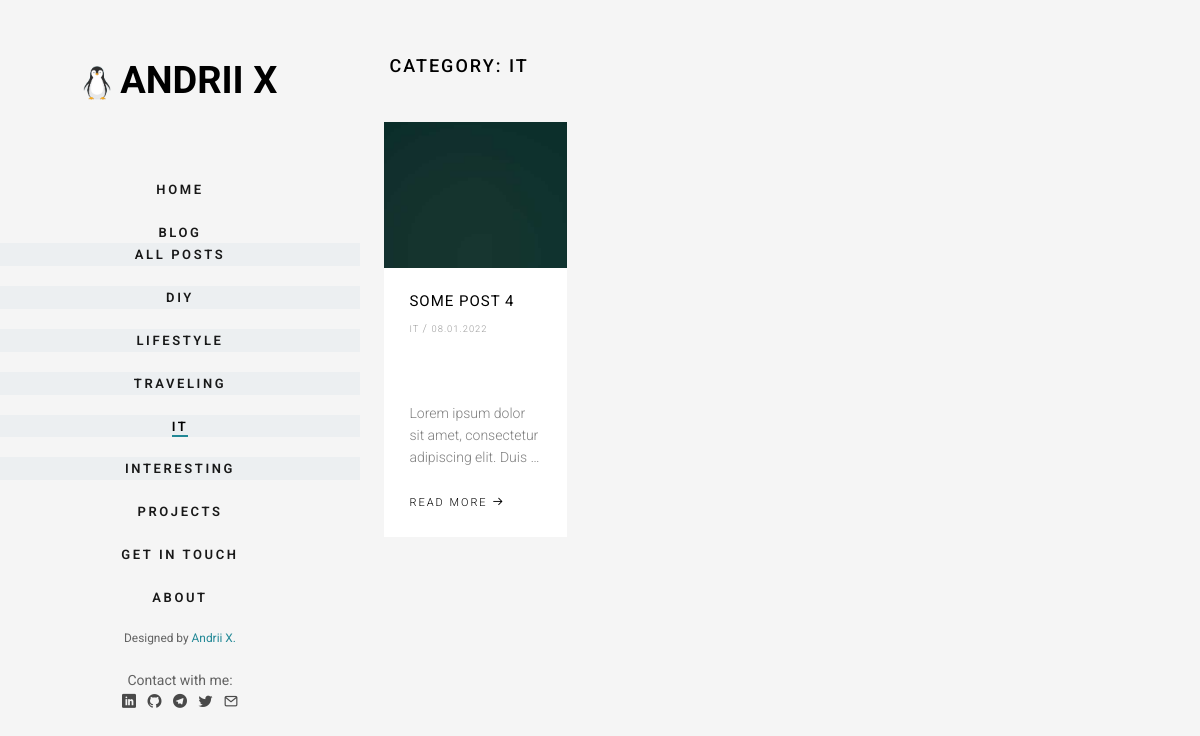
Page /category/it on the earlier database version.
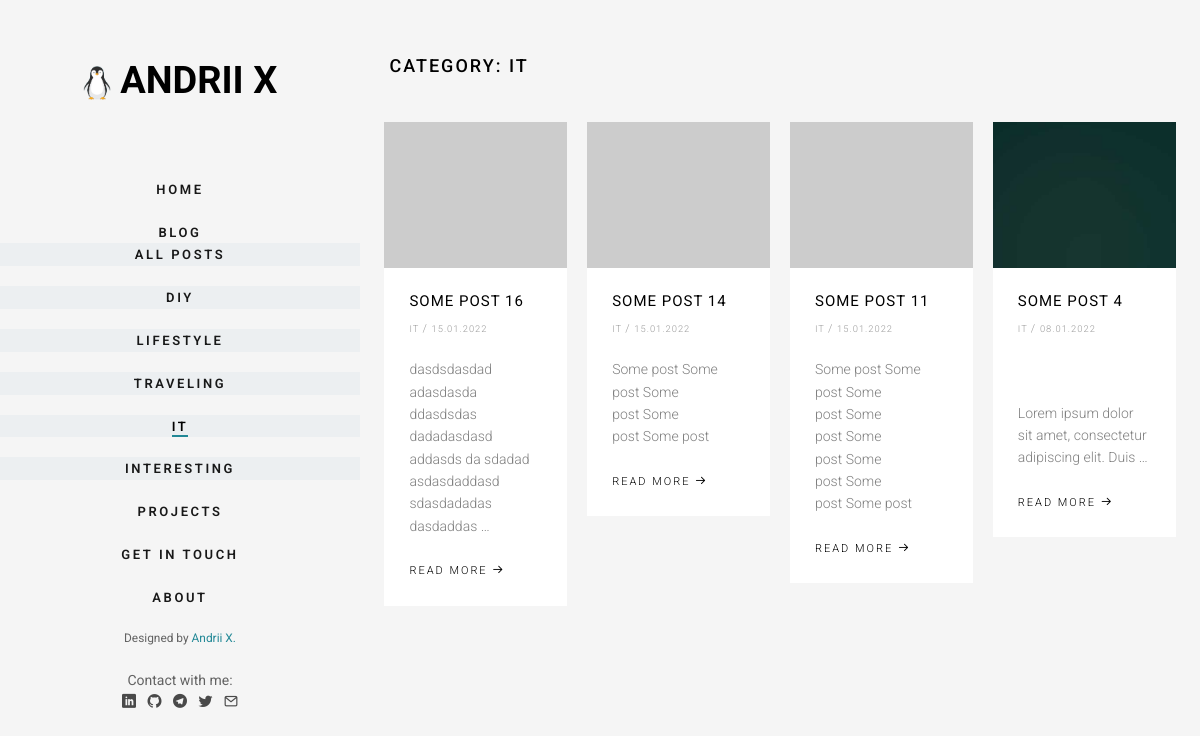
Same page on the later database version.
### blog/models.py (models this page shows, shortened)
class Category(models.Model):
    title = models.CharField(max_length=120, verbose_name='Title')
    slug = models.SlugField(max_length=120, verbose_name='URL', unique=True)
    def __str__(self):
        return self.title
    def get_absolute_url(self):
        return reverse('category', kwargs={'slug': self.slug})
    class Meta:
        verbose_name = 'Category'
        verbose_name_plural = 'Categories'
        ordering = ['id', ]

class Post(models.Model):
    title = models.CharField(max_length=255, verbose_name='Title')
    content = models.TextField(verbose_name='Content')
    slug = models.SlugField(max_length=255, verbose_name='URL', unique=True)
    created_at = models.DateTimeField(verbose_name='Created at', auto_now_add=True)
    photo = models.ImageField(verbose_name='Photo', upload_to='media/%Y/%m/%d/', blank=True)
    views = models.IntegerField(default=0, verbose_name='Views')
    category_id = models.ForeignKey(Category, on_delete=models.PROTECT, verbose_name='Category', related_name='posts')
    def get_absolute_url(self):
        return reverse('post', kwargs={'slug': self.slug})
    class Meta:
        verbose_name = 'Post'
        verbose_name_plural = 'Posts'
        ordering = ['-created_at', 'title', ]

### blog/views.py (the view)
# urls.py: path('category/<str:slug>', ViewCategoryPost.as_view(), name='category'),
class ViewCategoryPost(ListView):
    template_name = 'blog/category_posts.html'
    context_object_name = 'posts'
    paginate_by = 4
    allow_empty = False
    def get_context_data(self, *, object_list=None, **kwargs):
        context = super().get_context_data(**kwargs)
        context['category'] = Category.objects.get(slug=self.kwargs['slug'])
        return context
    def get_queryset(self):
        return Post.objects.filter(category_id__slug=self.kwargs['slug']).select_related()

### blog/templatetags/menu.py (called while the page is built)
@register.inclusion_tag('blog/list_category.html')
def get_category():
    categories = Category.objects.all()
    return {'categories': categories}

### blog/templates/blog/category_posts.html
{% extends 'blog/main-blog.html' %}
{% block head %}
    Category: {{ category }}
{% endblock %}

### blog/templates/blog/main-blog.html (shortened to what this page needs)
{% extends 'base.html' %}
{% load static %}
{% block content %}
    <div class="fh5co-narrow-content">
        <h2 class="fh5co-heading animate-box" data-animate-effect="fadeInLeft">{% block head %}{% endblock %}</h2>
        <div class="row row-bottom-padded-md">
            {% for post in posts|dictsortreversed:"created_at" %}
                <div class="col-md-3 col-sm-6 col-padding animate-box" data-animate-effect="fadeInLeft">
                    <div class="blog-entry">
                        <a href="{{ post.get_absolute_url }}" class="blog-img"><img src="{% if post.photo %}
{{ post.photo.url }}{% else %}https://picsum.photos/500/400{% endif %}"
                                                                                    class="img-responsive"
                                                                                    alt="Not found"></a>
                        <div class="desc">
                            <h3><a href="{{ post.get_absolute_url }}">{{ post.title }}</a></h3>
                            <span><small>{{ post.category_id }} </small> / <small>  {{ post.created_at|date:"d.m.Y" }}</small></span>
                            <p>{{ post.content|truncatewords:10|safe }}</p>
                            <a href="{{ post.get_absolute_url }}" class="lead">Read More <i
                                    class="icon-arrow-right3"></i></a>
                        </div>
                    </div>
                </div>
            {% endfor %}
        </div>
    </div>
{% endblock %}

### templates/base.html (shortened to what this page needs)
{% load static %}
<!DOCTYPE html>
<head>
    <link rel="stylesheet" href="{% static 'css/animate.css' %}">
    <link rel="stylesheet" href="{% static 'css/icomoon.css' %}">
    <link rel="stylesheet" href="{% static 'css/bootstrap.css' %}">
    <link rel="stylesheet" href="{% static 'css/flexslider.css' %}">
    <link rel="stylesheet" href="{% static 'css/style.css' %}">
    <link rel="stylesheet" href="{% static 'css/custom_style.css' %}">
</head>
<body>
<div id="fh5co-page">
    {% include 'inc/_navbar.html' %}
    <div id="fh5co-main">
        {% block content %}{% endblock %}
    </div>
</div>
</body>

### templates/inc/_navbar.html (shortened to what this page needs)
{% load menu %}
{% load static %}
<link rel="stylesheet" href="https://cdnjs.cloudflare.com/ajax/libs/drawer/3.2.2/css/drawer.min.css">
<aside id="fh5co-aside" role="complementary" class="border js-fullheight" style="overflow-y: auto">
    <h1 id="fh5co-logo">
        <a href="{% url 'home' %}">
            <img src="{% static 'images/pidguen.png' %}" style="width: 28px" alt="Logo">
            Andrii X
        </a>
    </h1>
    {% block navbar %}
        <nav id="fh5co-main-menu" role="navigation">
            <ul class="drawer-menu">
                <li>
                    <a class="drawer-menu-item" href="{% url 'home' %}">
                        Home
                    </a>
                </li>
                <li class="drawer-dropdown {% if '/category/' in request.path %}open{% endif %}">
                    <a class="drawer-menu-item" data-toggle="dropdown" role="button" aria-expanded="false">
                        Blog
                    </a>
                    <ul class="drawer-dropdown-menu">
                        <li style="background-color: #eceff1 "><a class="drawer-dropdown-menu-item"
                                                                  href="{% url 'all_posts' %}">All Posts</a></li>
                        {% get_category %}
                    </ul>
                </li>
                <li>
                    <a class="drawer-dropdown-menu-item" href="{% url 'projects' %}">
                        Projects
                    </a>
                </li>
                <li>
                    <a class="drawer-dropdown-menu-item" href="{% url 'contact' %}">
                        Get in touch
                    </a>
                </li>
                <li>
                    <a class="drawer-dropdown-menu-item" href="{% url 'about' %}">
                        About
                    </a>
                </li>
            </ul>
        </nav>
    {% endblock %}
    <div class="fh5co-footer">
        <p>
            <small>
                <span>Designed by<a href="{% url 'about' %}" target="_blank"> Andrii X.</a></span>
            </small>
        </p>
        <span>
            Contact with me:
        </span>
        <ul>
            <li><a href="https://linkedin.com/in/andrii-khomitskyi"><i class="icon-linkedin2"></i></a></li>
            <li><a href="https://github.com/a-khomitskyi"><i class="icon-github"></i></a></li>
            <li><a href="https://t.me/HasNoMatter"><i class="icon-telegram"></i></a></li>
            <li><a href="https://twitter.com/hasn0matter"><i class="icon-twitter2"></i></a></li>
            <li><a href="mailto: homitskiy.andriy@gmail.com"><i class="icon-mail5"></i></a></li>
        </ul>
    </div>
</aside>

### blog/templates/blog/list_category.html
{% for category in categories %}
    <li style="background-color: #eceff1 "><a class="drawer-dropdown-menu-item" href="{{ category.get_absolute_url }}"
    >{{ category.title }}</a></li>
{% endfor %}

### my_blog/static/css/icomoon.css (style rules this page uses)
[class^="icon-"], [class*=" icon-"] { font-family: 'icomoon' !important; speak: none; font-style: normal; font-weight: normal; font-variant: normal; text-transform: none; line-height: 1; -webkit-font-smoothing: antialiased; -moz-osx-font-smoothing: grayscale; }
.icon-mail5:before { content: "\e066"; }
.icon-arrow-right3:before { content: "\e0c3"; }
.icon-telegram:before { content: "\eac5"; }
.icon-twitter2:before { content: "\eac6"; }
.icon-github:before { content: "\eae0"; }
.icon-linkedin2:before { content: "\eaf9"; }

Differences in the rows shown:
added Post: title "SOME POST 16", category_id "IT", created_at "15.01.2022", content "dasdsdasdad adasdasda ddasdsdas dadadasdasd addasds da sdadad asdasdaddasd sdasdadadas dasdaddas …"
added Post: title "SOME POST 14", category_id "IT", created_at "15.01.2022", content "Some post Some post Some post Some post Some post"
added Post: title "SOME POST 11", category_id "IT", created_at "15.01.2022", content "Some post Some post Some post Some post Some post Some post Some post Some post"
